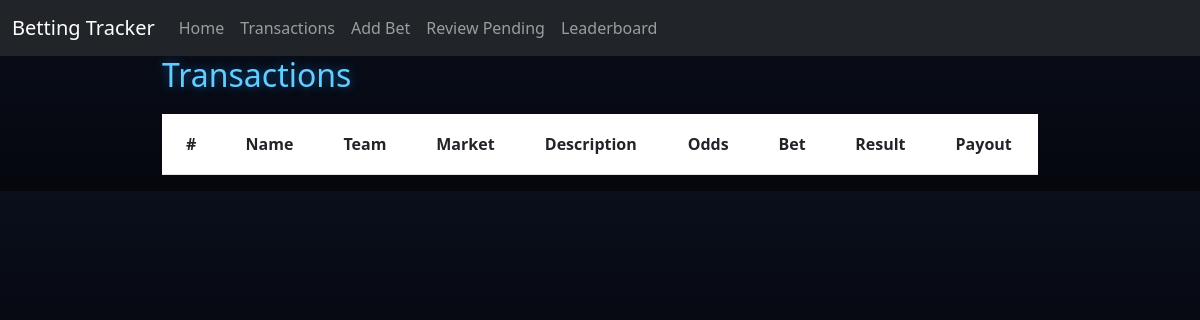
The page /review on the database as committed earlier.
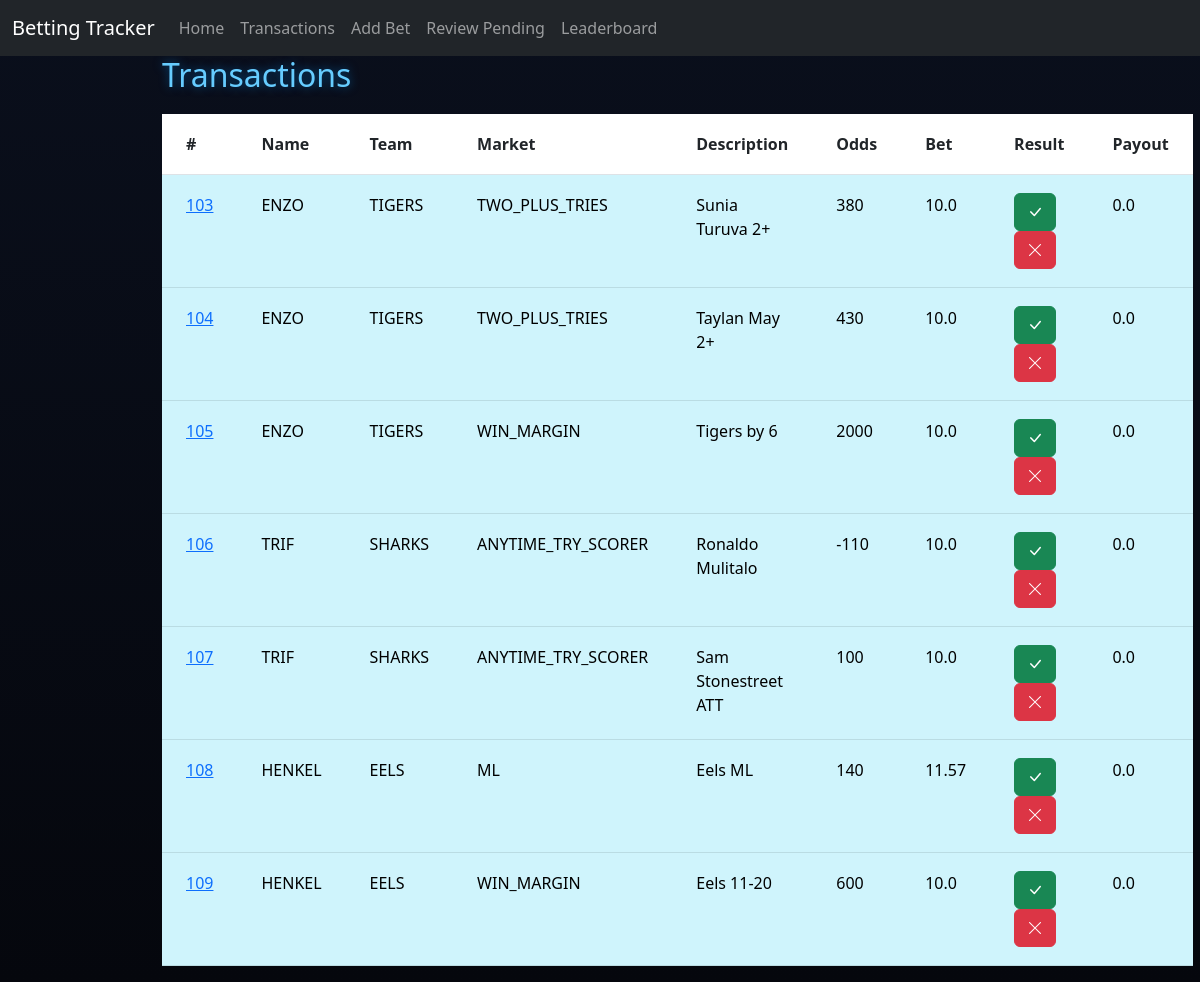
The same page on the database as committed later.
### tables this page shows
CREATE TABLE Transactions (
                            ID INTEGER PRIMARY KEY AUTOINCREMENT,
                            PlayerID INTEGER,
                            Team TEXT,
                            BetType TEXT,
                            Description TEXT,
                            Odds INTEGER,
                            AmountBet REAL,
                            Status TEXT,
                            AmountWon REAL,
                            FOREIGN KEY(PlayerID) REFERENCES Players(ID)
                        );

CREATE TABLE Players (
                        ID INTEGER PRIMARY KEY AUTOINCREMENT,
                        Name TEXT,
                        BetsPlaced INTEGER,
                        SuccessRate REAL,
                        Bank REAL
                    );

### app.py (the view, shortened to what this page needs)
@app.route("/review", methods=["GET", "POST"])
def review():
    db = get_db(DB)
    pending = db.execute("""
        SELECT Transactions.*, Players.Name
        FROM Transactions
        JOIN Players ON Players.ID = Transactions.PlayerID
        WHERE Status = 'Pending'
    """).fetchall()
    return render_template("review.html", transactions=pending)

### app.py (called while the page is built)
def get_db(DB):
    try:
        db = sqlite3.connect(DB)
        return db
    except sqlite3.Error as e:
        print(f"Error opening database: {e}")
        return None

### templates/review.html (shortened to what this page needs)
{% extends "base.html" %}
{% block content %}
<h2>Transactions</h2>
<table class="table transaction-table">
    <tr>
        <th>#</th>
        <th>Name</th>
        <th>Team</th>
        <th>Market</th>
        <th>Description</th>
        <th>Odds</th>
        <th>Bet</th>
        <th>Result</th>
        <th>Payout</th>
    </tr>
    {% for p in transactions %}
    <tr class="table-info">
        <td>
            <a href="{{ url_for('deleted', id=p[0]) }}">
                {{ p[0] }}
            </a>
        </td>
        <td>{{ p[9] }}</td>
        <td>{{ p[2] }}</td>
        <td>{{ p[3] }}</td>
        <td>{{ p[4] }}</td>
        <td>{{ p[5] }}</td>
        <td>{{ p[6] }}</td>
        <td>
            <form method="POST" action="{{ url_for('review') }}" style="display:inline;">
                <button class="btn btn-success">
                    <i class="bi bi-check-lg"></i>
                </button>
            </form>
            <form method="POST" action="{{ url_for('review') }}" style="display:inline;">
                <button class="btn btn-danger">
                    <i class="bi bi-x-lg"></i>
                </button>
            </form>
        </td>
        <td>{{ p[8] }}</td>
    </tr>
    {% endfor %}
</table>
{% endblock %}

### templates/base.html (shortened to what this page needs)
<!DOCTYPE html>
<html lang="en">
<head>
<link href="https://cdn.jsdelivr.net/npm/bootstrap@5.3.0/dist/css/bootstrap.min.css" rel="stylesheet">
<link rel="stylesheet" href="https://cdn.jsdelivr.net/npm/bootstrap-icons@1.11.1/font/bootstrap-icons.css">
</head>
<body>
<nav class="navbar navbar-expand-lg navbar-dark bg-dark">
    <div class="container-fluid">
        <a class="navbar-brand" href="/">Betting Tracker</a>
    <div class="collapse navbar-collapse">
        <ul class="navbar-nav me-auto mb-2 mb-lg-0">
            <li class="nav-item">
                <a class="nav-link" href="/">Home</a>
            </li>
            <li class="nav-item">
                <a class="nav-link" href="/transactions">Transactions</a>
            </li>
            <li class="nav-item">
                <a class="nav-link" href="/add">Add Bet</a>
            </li>
            <li class="nav-item">
                <a class="nav-link" href="/review">Review Pending</a>
            </li>
            <li class="nav-item">
                <a class="nav-link" href="/leaderboard">Leaderboard</a>
            </li>
        </ul>
    </div>
</div>
</nav>
<div class="container">
    {% block content %}
    {% endblock %}
</div>
</body>
</html>

### templates/base.html (style rules this page uses)
body { background: linear-gradient(to bottom, #0a0f1c, #05070d); color: white; font-family: 'Segoe UI', Tahoma, Geneva, Verdana, sans-serif; }
.container { max-width: 900px; }
h2 { margin-bottom: 20px; color: #66ccff; text-shadow: 0 0 10px rgba(0, 150, 255, 0.5); }
.transaction-table th, .transaction-table td { padding: 18px 24px; }

Rows that differ between the two databases and show on the page:
added Transactions: ID "103", Name "ENZO", Team "TIGERS", BetType "TWO_PLUS_TRIES", Description "Sunia Turuva 2+", Odds "380", AmountBet "10.0", AmountWon "0.0"
added Transactions: ID "104", Name "ENZO", Team "TIGERS", BetType "TWO_PLUS_TRIES", Description "Taylan May 2+", Odds "430", AmountBet "10.0", AmountWon "0.0"
added Transactions: ID "105", Name "ENZO", Team "TIGERS", BetType "WIN_MARGIN", Description "Tigers by 6", Odds "2000", AmountBet "10.0", AmountWon "0.0"
added Transactions: ID "106", Name "TRIF", Team "SHARKS", BetType "ANYTIME_TRY_SCORER", Description "Ronaldo Mulitalo", Odds "-110", AmountBet "10.0", AmountWon "0.0"
added Transactions: ID "107", Name "TRIF", Team "SHARKS", BetType "ANYTIME_TRY_SCORER", Description "Sam Stonestreet ATT", Odds "100", AmountBet "10.0", AmountWon "0.0"
added Transactions: ID "108", Name "HENKEL", Team "EELS", BetType "ML", Description "Eels ML", Odds "140", AmountBet "11.57", AmountWon "0.0"
added Transactions: ID "109", Name "HENKEL", Team "EELS", BetType "WIN_MARGIN", Description "Eels 11-20", Odds "600", AmountBet "10.0", AmountWon "0.0"
